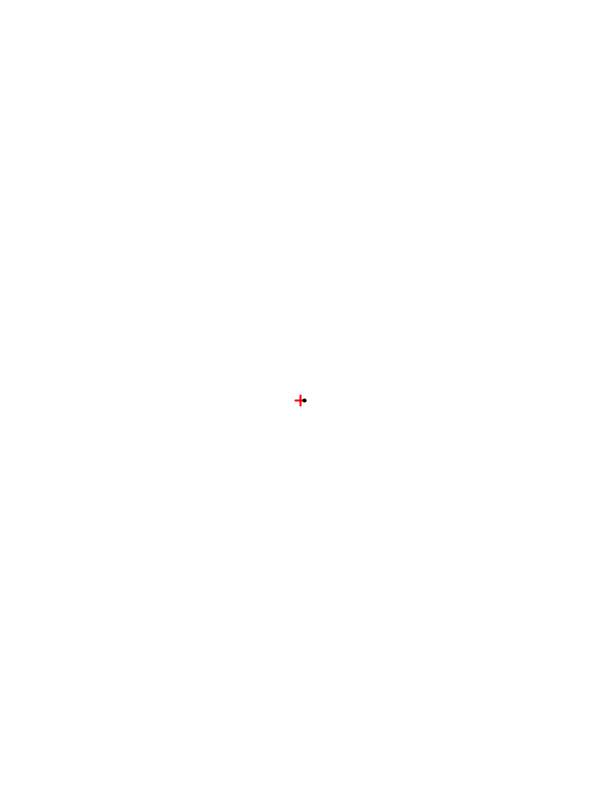
Frame 1 (no input)
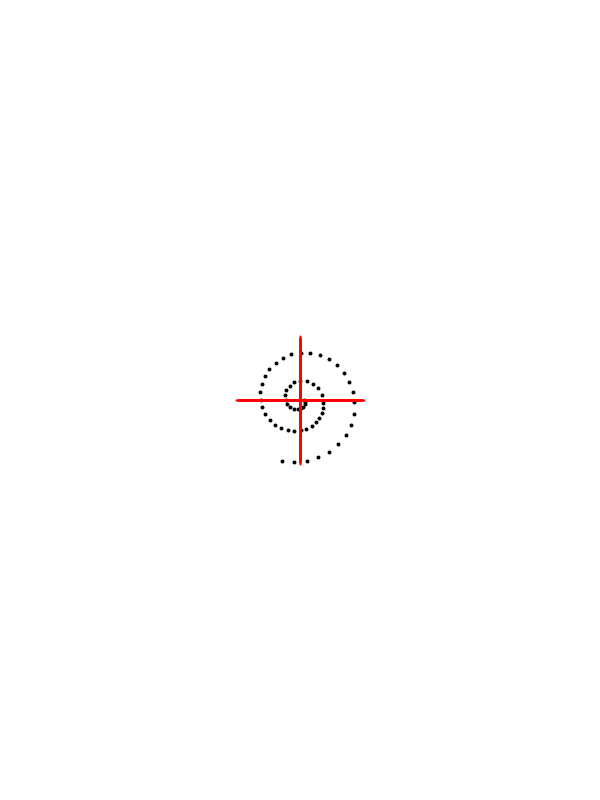
Frame 60 (the mouse pressed at the canvas centre just before this capture)
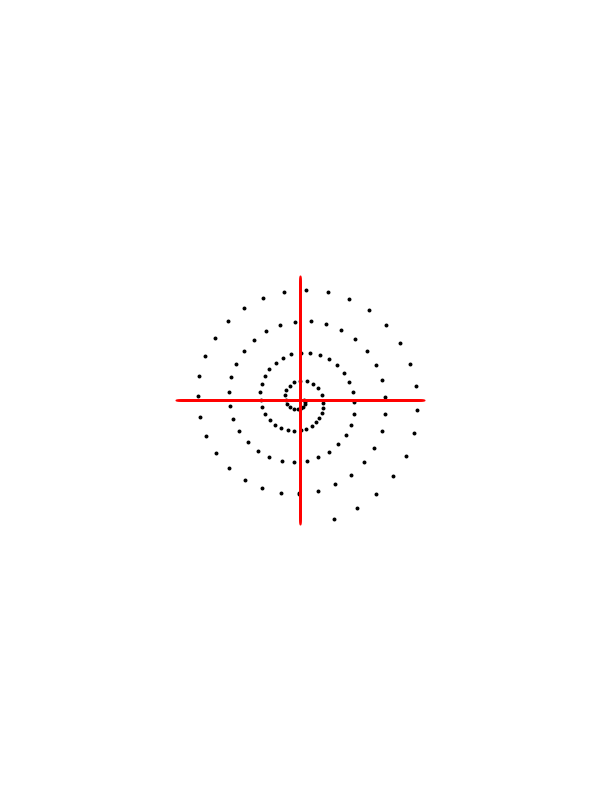
Frame 120 (the mouse held since frame 60 and released just before this capture)

The Processing sketch that drew these frames (run headless with seeded random() and noise(); from frame 60 on, the mouse is pressed at the canvas centre):

// Processing sketch: TestingZone
// ── TestingZone.pde

float x, y;
float angle, radius;
int angleInc = 10;
float counter = 0;

void setup(){
    size(600, 800);
    background(255);
    radius = 5;
    angle = 5;
}


void draw(){
    //background(255);
    
    //Displays how changing x based on cosine creates horizontal oscillation
    //background(255);
    //periodicX();

    //Displays how changing y based on sine creates vertical oscillation
    //background(255);
    //periodicY();

    //Diplays the motion following the rules of a unit circle
    //background(255);
    //circleMotion();

    //Displays spiral motion through a constant increment in radius
    //basicSpiral();

    basicSpiral2();



    // translate(width/2, height/2);
    // strokeWeight(2);
    // stroke(0);
    // point(x,y);
    // x = cos(radians(angle))*radius;
    // y = sin(radians(angle))*radius;
    // System.out.println(x);
    // System.out.println(y);
    // System.out.println(angle);
    // System.out.println(radius);
    // System.out.println("-----------");
    // //angle += 5;
    // radius+=5;
}

void mouseClicked(){
    translate(width/2, height/2);
    for(int i = 0; i<10; i++){
        strokeWeight(2);
        stroke(0);
        point(x,y);
        x = cos(radians(angle))*radius;
        y = sin(radians(angle))*radius;
        System.out.println(x);
        System.out.println(y);
        System.out.println(angle);
        System.out.println(radius);
        System.out.println("-----------");
        //angle += 5;
        //Increases next points distance from center
        radius+=5;
    }
}

void periodicX(){
    radius = 20;
    //Moves everything to center
    translate(width/2, height/2);

    //Creates a red line to visualize the diameter
    stroke(255, 0, 0);
    strokeWeight(2);
    line(0-radius, 0, 0+radius, 0);

    x = cos(radians(angle))*radius;
    stroke(0);
    strokeWeight(4);
    point(x,y);
    angle+=angleInc;
}

void periodicY(){
    radius = 20;
    //Moves everything to center
    translate(width/2, height/2);

    //Creates a red line to visualize the diameter
    stroke(255, 0, 0);
    strokeWeight(2);
    line(0, 0-radius, 0, 0+radius);

    y = sin(radians(angle))*radius;
    stroke(0);
    strokeWeight(4);
    point(x,y);
    angle+=angleInc;
}

void circleMotion(){
    radius = 20;
    //Moves everything to center
    translate(width/2, height/2);

    //Creates a red line to visualize the diameter
    stroke(255, 0, 0);
    strokeWeight(2);
    line(0-radius, 0, 0+radius, 0);
    line(0, 0-radius, 0, 0+radius);

    x = cos(radians(angle))*radius;
    y = sin(radians(angle))*radius;
    stroke(0);
    strokeWeight(4);
    point(x,y);
    angle+=angleInc;
}


void basicSpiral(){
    //radius = 20;
    //Moves everything to center
    translate(width/2, height/2);

    //Creates a red line to visualize the diameter
    stroke(255, 0, 0);
    strokeWeight(2);
    line(0-radius, 0, 0+radius, 0);
    line(0, 0-radius, 0, 0+radius);

    x = cos(radians(angle))*radius;
    y = sin(radians(angle))*radius;
    stroke(0);
    strokeWeight(4);
    point(x,y);
    angle+=angleInc;
    radius+=1;
}

void basicSpiral2(){
    counter+=1;
    //radius = 20;
    //Moves everything to center
    translate(width/2, height/2);

    //Creates a red line to visualize the diameter
    stroke(255, 0, 0);
    strokeWeight(2);
    line(0-radius, 0, 0+radius, 0);
    line(0, 0-radius, 0, 0+radius);

    x = cos(radians(angle))*radius;
    y = sin(radians(angle))*radius;
    stroke(0);
    strokeWeight(4);
    point(x,y);

    float arcLen = (counter<20)? radius/3: radius/5;
    float angleIncrease = arcLen/(2*(float)Math.PI*radius)*360;
    angle+=(angleIncrease);
    radius+=1;
}
